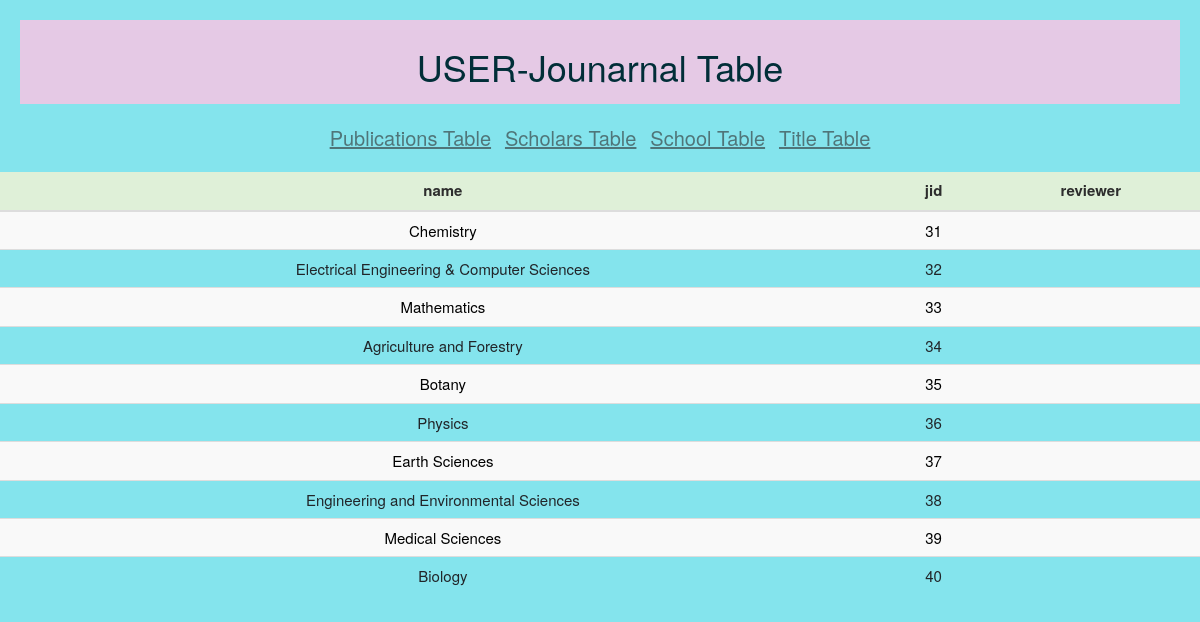
The page /WebPage/journaluser.php on the database its author committed.
### tables this page shows
CREATE TABLE `journal` (
  `name` char(200) DEFAULT NULL,
  `jid` int(11) NOT NULL,
  `reviewer` char(200) DEFAULT NULL
);

### WebPage/journaluser.php (the view, shortened to what this page needs)
<!DOCTYPE html>
<html lang="en" dir="ltr">
  <head>
	<link rel="stylesheet" type = "text/css" href = "css/bootstrap.min.css"/>
  <div class="title">
  <h1 class="h1"> USER-Jounarnal Table</h1>
</div>
<div class="otherpages">
    <a href="user.php">Publications Table</a>
    <a href="scholaruser.php">Scholars Table</a>
    <a href="schooluser.php">School Table</a>
    <a href="titleuser.php">Title Table</a>
  </div>
    <link rel="stylesheet" href="https://maxcdn.bootstrapcdn.com/bootstrap/3.3.7/css/bootstrap.min.css">
    <link rel="stylesheet" href="journaladmincss.css">
  </head>
  <body>
    <?php
    $link = mysqli_connect("localhost", "root", "", "Project");
    $check = mysqli_query($link,"SELECT * FROM journal  ");
    $myarr=array();
    while($row = mysqli_fetch_array($check))
    {
    array_push($myarr, $row);
    }
    	?>
    <body>
    <table class="table">
                <thead>
                    <tr class="success">
                        <th>name</th>
                        <th>jid</th>
                        <th>reviewer</th>
                    </tr>
                </thead>
                <tbody>
    				<?php
    				$row_number=count($myarr);
    				for($i=0;$i<$row_number;$i++)
    				{
    					$title=$myarr[$i]['name'];
              $pid=$myarr[$i]['jid'];
              $review=$myarr[$i]['reviewer'];
    				echo "<tr>";
    					echo "<td>" .$title.  "</td>";
              echo"<td> " .$pid.  "</td>";
              echo"<td> " .$review.  "</td>";
            echo "</tr>";
    				}
    				?>
    				</tbody>
    </table>

### WebPage/journaladmincss.css (style rules this page uses)
.title { text-align: center; color:#012e38; font-weight: bold; margin: 20px; padding: 7px; background-color: #e5c9e5; }
a { font-size: 20px; text-decoration: underline; padding: 5px; color: #2D2D2D; }
.otherpages { margin: 20px; text-align: center; opacity: 0.6; }
body { background-color:#84e4ed ; }
table { padding: 20px; text-align: center; font-size: 15px; }
th { color: #2D2D2D; text-align: center; }
tr:nth-child(odd) { background: #f9f9f9; color: black; }

### rows shown on the page
journal: name "Chemistry", jid "31"
journal: name "Electrical Engineering & Computer Sciences", jid "32"
journal: name "Mathematics", jid "33"
journal: name "Agriculture and Forestry", jid "34"
journal: name "Botany", jid "35"
journal: name "Physics", jid "36"
journal: name "Earth Sciences", jid "37"
journal: name "Engineering and Environmental Sciences", jid "38"
journal: name "Medical Sciences", jid "39"
journal: name "Biology", jid "40"
